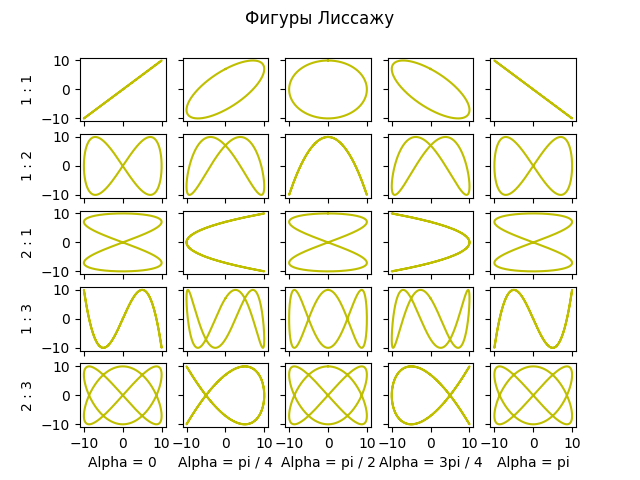

This chart was generated by the following Python code:
import matplotlib
import math
import matplotlib.pyplot as plt
import numpy as np

print("Hello, world!")

A = 10
B = 10

Alpha1 = 0
Alpha2 = math.pi / 4
Alpha3 = math.pi / 2
Alpha4 = 3 * math.pi / 4
Alpha5 = math.pi

Alpha = np.array([Alpha1, Alpha2, Alpha3, Alpha4, Alpha5])
Nus = np.array([[1, 1], [1, 2], [2, 1], [1, 3], [2, 3]])

def x(t, nu):
    return A * math.sin(nu * t)

def y(t, nu, Alpha):
    return B * math.sin(nu * t + Alpha)

T = np.arange(0, 2 * math.pi, 0.01)

fig, axs = plt.subplots(5, 5)
fig.suptitle('Фигуры Лиссажу')

for i in range(5):
    for j in range(5):
        X = [x(t, Nus[i][0]) for t in T]
        Y = [y(t, Nus[i][1], Alpha[j]) for t in T]
        axs[i, j].plot(X, Y, 'y')

axs.flat[0].set(ylabel='1 : 1')
axs.flat[5].set(ylabel='1 : 2')
axs.flat[10].set(ylabel='2 : 1')
axs.flat[15].set(ylabel='1 : 3')
axs.flat[20].set(xlabel='Alpha = 0', ylabel='2 : 3')

axs.flat[21].set(xlabel='Alpha = pi / 4')
axs.flat[22].set(xlabel='Alpha = pi / 2')
axs.flat[23].set(xlabel='Alpha = 3pi / 4')
axs.flat[24].set(xlabel='Alpha = pi')

for ax in axs.flat:
    ax.label_outer()

plt.show()
